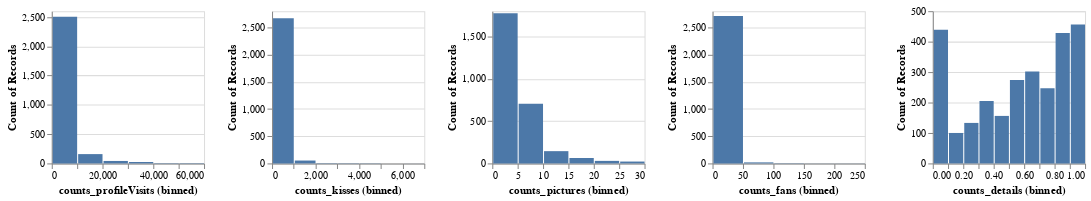

The code cell stored with this chart in its notebook:
### Markdown cell above
### Exploratory data analysis

### Code cell
alt.Chart(df_train).mark_bar().encode(
    alt.X(alt.repeat("column"), type="quantitative", bin=True),
    y='count()',
).properties(
    width=150,
    height=150
).repeat(
    column=['counts_profileVisits','counts_kisses','counts_pictures','counts_fans', 'counts_details'])

### Figure 1 — Vega-Lite specification as saved in the notebook (floating-point values rounded to 4 significant figures; data arrays with more than 128 entries replaced by an {"elided": "..."} marker saying what was removed)
{"config": {"view": {"continuousWidth": 300, "continuousHeight": 300}}, "repeat": {"column": ["counts_profileVisits", "counts_kisses", "counts_pictures", "counts_fans", "counts_details"]}, "spec": {"data": {"name": "data-8dcf6dfd0f524e0edf70e09a54b27c19"}, "mark": {"type": "bar"}, "encoding": {"x": {"bin": true, "field": {"repeat": "column"}, "type": "quantitative"}, "y": {"aggregate": "count", "type": "quantitative"}}, "height": 150, "width": 150}, "$schema": "https://vega.github.io/schema/vega-lite/v5.8.0.json", "datasets": {"data-8dcf6dfd0f524e0edf70e09a54b27c19": {"elided": "2740 records"}}}
